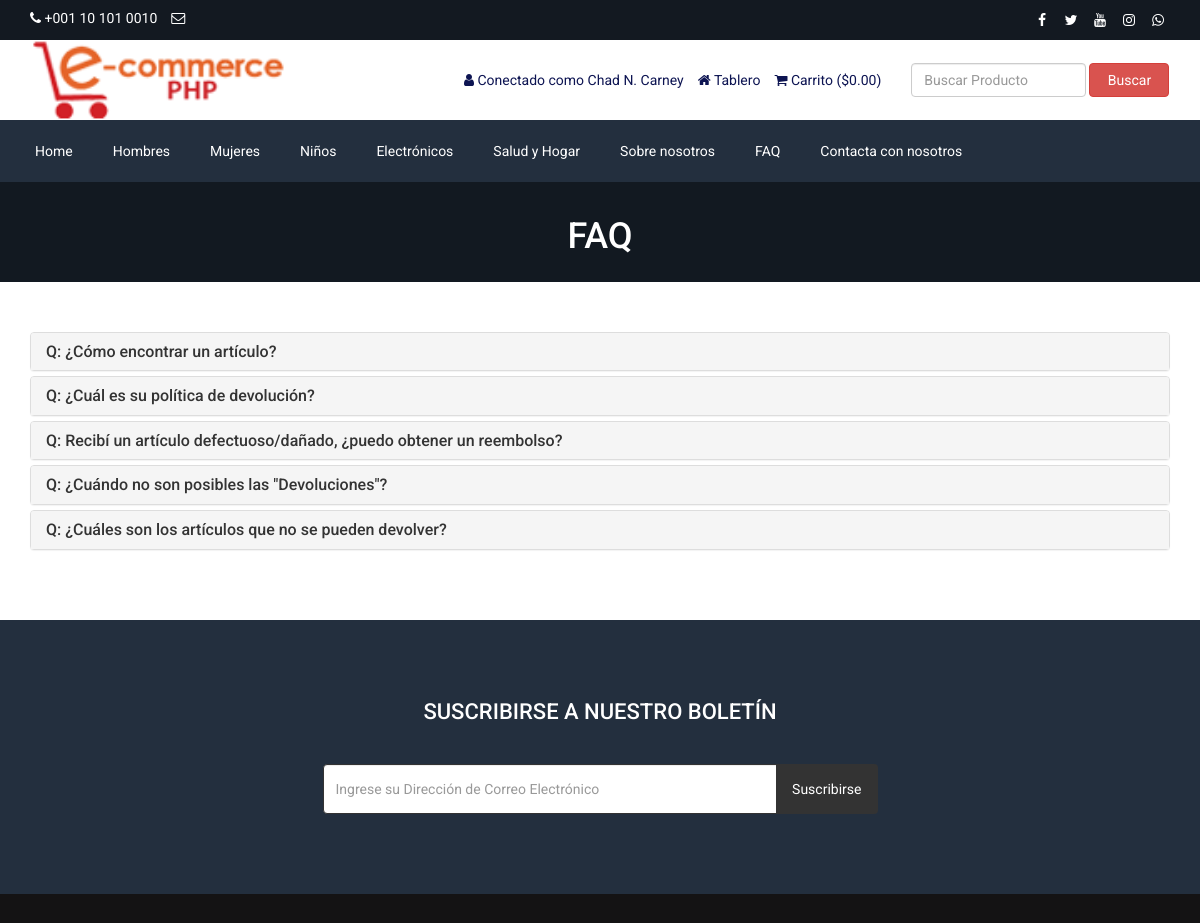
/faq.php (signed in), run on the app's committed database.
### tables this page shows
CREATE TABLE `tbl_settings` (
  `id` int(11) NOT NULL,
  `logo` varchar(255) NOT NULL,
  `favicon` varchar(255) NOT NULL,
  `footer_about` text NOT NULL,
  `footer_copyright` text NOT NULL,
  `contact_address` text NOT NULL,
  `contact_email` varchar(255) NOT NULL,
  `contact_phone` varchar(255) NOT NULL,
  `contact_fax` varchar(255) NOT NULL,
  `contact_map_iframe` text NOT NULL,
  `receive_email` varchar(255) NOT NULL,
  `receive_email_subject` varchar(255) NOT NULL,
  `receive_email_thank_you_message` text NOT NULL,
  `forget_password_message` text NOT NULL,
  `total_recent_post_footer` int(10) NOT NULL,
  `total_popular_post_footer` int(10) NOT NULL,
  `total_recent_post_sidebar` int(11) NOT NULL,
  `total_popular_post_sidebar` int(11) NOT NULL,
  `total_featured_product_home` int(11) NOT NULL,
  `total_latest_product_home` int(11) NOT NULL,
  `total_popular_product_home` int(11) NOT NULL,
  `meta_title_home` text NOT NULL,
  `meta_keyword_home` text NOT NULL,
  `meta_description_home` text NOT NULL,
  `banner_login` text NOT NULL,
  `banner_registration` text NOT NULL,
  `banner_forget_password` text NOT NULL,
  `banner_reset_password` text NOT NULL,
  `banner_search` text NOT NULL,
  `banner_cart` text NOT NULL,
  `banner_checkout` text NOT NULL,
  `banner_product_category` text NOT NULL,
  `banner_blog` text NOT NULL,
  `cta_title` varchar(255) NOT NULL,
  `cta_content` text NOT NULL,
  `cta_read_more_text` varchar(255) NOT NULL,
  `cta_read_more_url` varchar(255) NOT NULL,
  `cta_photo` varchar(255) NOT NULL,
  `featured_product_title` varchar(255) NOT NULL,
  `featured_product_subtitle` varchar(255) NOT NULL,
  `latest_product_title` varchar(255) NOT NULL,
  `latest_product_subtitle` varchar(255) NOT NULL,
  `popular_product_title` varchar(255) NOT NULL,
  `popular_product_subtitle` varchar(255) NOT NULL,
  `testimonial_title` varchar(255) NOT NULL,
  `testimonial_subtitle` varchar(255) NOT NULL,
  `testimonial_photo` varchar(255) NOT NULL,
  `blog_title` varchar(255) NOT NULL,
  `blog_subtitle` varchar(255) NOT NULL,
  `newsletter_text` text NOT NULL,
  `paypal_email` varchar(255) NOT NULL,
  `stripe_public_key` varchar(255) NOT NULL,
  `stripe_secret_key` varchar(255) NOT NULL,
  `bank_detail` text NOT NULL,
  `before_head` text NOT NULL,
  `after_body` text NOT NULL,
  `before_body` text NOT NULL,
  `home_service_on_off` int(11) NOT NULL,
  `home_welcome_on_off` int(11) NOT NULL,
  `home_featured_product_on_off` int(11) NOT NULL,
  `home_latest_product_on_off` int(11) NOT NULL,
  `home_popular_product_on_off` int(11) NOT NULL,
  `home_testimonial_on_off` int(11) NOT NULL,
  `home_blog_on_off` int(11) NOT NULL,
  `newsletter_on_off` int(11) NOT NULL,
  `ads_above_welcome_on_off` int(1) NOT NULL,
  `ads_above_featured_product_on_off` int(1) NOT NULL,
  `ads_above_latest_product_on_off` int(1) NOT NULL,
  `ads_above_popular_product_on_off` int(1) NOT NULL,
  `ads_above_testimonial_on_off` int(1) NOT NULL,
  `ads_category_sidebar_on_off` int(1) NOT NULL
);

CREATE TABLE `tbl_social` (
  `social_id` int(11) NOT NULL,
  `social_name` varchar(30) NOT NULL,
  `social_url` varchar(255) NOT NULL,
  `social_icon` varchar(30) NOT NULL
);

CREATE TABLE `tbl_top_category` (
  `tcat_id` int(11) NOT NULL,
  `tcat_name` varchar(255) NOT NULL,
  `show_on_menu` int(1) NOT NULL
);

CREATE TABLE `tbl_page` (
  `id` int(11) NOT NULL,
  `about_title` varchar(255) NOT NULL,
  `about_content` text NOT NULL,
  `about_banner` varchar(255) NOT NULL,
  `about_meta_title` varchar(255) NOT NULL,
  `about_meta_keyword` text NOT NULL,
  `about_meta_description` text NOT NULL,
  `faq_title` varchar(255) NOT NULL,
  `faq_banner` varchar(255) NOT NULL,
  `faq_meta_title` varchar(255) NOT NULL,
  `faq_meta_keyword` text NOT NULL,
  `faq_meta_description` text NOT NULL,
  `blog_title` varchar(255) NOT NULL,
  `blog_banner` varchar(255) NOT NULL,
  `blog_meta_title` varchar(255) NOT NULL,
  `blog_meta_keyword` text NOT NULL,
  `blog_meta_description` text NOT NULL,
  `contact_title` varchar(255) NOT NULL,
  `contact_banner` varchar(255) NOT NULL,
  `contact_meta_title` varchar(255) NOT NULL,
  `contact_meta_keyword` text NOT NULL,
  `contact_meta_description` text NOT NULL,
  `pgallery_title` varchar(255) NOT NULL,
  `pgallery_banner` varchar(255) NOT NULL,
  `pgallery_meta_title` varchar(255) NOT NULL,
  `pgallery_meta_keyword` text NOT NULL,
  `pgallery_meta_description` text NOT NULL,
  `vgallery_title` varchar(255) NOT NULL,
  `vgallery_banner` varchar(255) NOT NULL,
  `vgallery_meta_title` varchar(255) NOT NULL,
  `vgallery_meta_keyword` text NOT NULL,
  `vgallery_meta_description` text NOT NULL
);

CREATE TABLE `tbl_faq` (
  `faq_id` int(11) NOT NULL,
  `faq_title` varchar(255) NOT NULL,
  `faq_content` text NOT NULL
);

### faq.php (the view, shortened to what this page needs)
<?php require_once('header.php'); ?>
<?php
$statement = $pdo->prepare("SELECT * FROM tbl_page WHERE id=1");
$statement->execute();
$result = $statement->fetchAll(PDO::FETCH_ASSOC);
foreach ($result as $row) {
    $faq_title = $row['faq_title'];
    $faq_banner = $row['faq_banner'];
}
?>
<div class="page-banner" style="background-image: url(assets/uploads/<?php echo $faq_banner; ?>);">
    <div class="inner">
        <h1><?php echo $faq_title; ?></h1>
    </div>
</div>
<div class="page">
    <div class="container">
        <div class="row">
            <div class="col-md-12">
                <div class="panel-group" id="faqAccordion">
                    <?php
                    $statement = $pdo->prepare("SELECT * FROM tbl_faq");
                    $statement->execute();
                    $result = $statement->fetchAll(PDO::FETCH_ASSOC);
                    foreach ($result as $row) {
                        ?>
                        <div class="panel panel-default">
                            <div class="panel-heading accordion-toggle question-toggle collapsed" data-toggle="collapse" data-parent="#faqAccordion" data-target="#question<?php echo $row['faq_id']; ?>">
                                <h4 class="panel-title">
                                    Q: <?php echo $row['faq_title']; ?>
                                </h4>
                            </div>
                        </div>
                        <?php
                    }
                    ?>
                </div>
            </div>
        </div>
    </div>
</div>
<?php require_once('footer.php'); ?>

### header.php (shortened to what this page needs)
<?php
include("admin/inc/config.php");
$statement = $pdo->prepare("SELECT * FROM tbl_settings WHERE id=1");
$statement->execute();
$result = $statement->fetchAll(PDO::FETCH_ASSOC);
foreach ($result as $row)
{
	$logo = $row['logo'];
	$contact_email = $row['contact_email'];
	$contact_phone = $row['contact_phone'];
}
?>
<!DOCTYPE html>
<html lang="en">
<head>
	<link rel="stylesheet" href="assets/css/bootstrap.min.css">
	<link rel="stylesheet" href="assets/css/font-awesome.min.css">
	<link rel="stylesheet" href="assets/css/owl.carousel.min.css">
	<link rel="stylesheet" href="assets/css/owl.theme.default.min.css">
	<link rel="stylesheet" href="assets/css/jquery.bxslider.min.css">
    <link rel="stylesheet" href="assets/css/magnific-popup.css">
    <link rel="stylesheet" href="assets/css/rating.css">
	<link rel="stylesheet" href="assets/css/spacing.css">
	<link rel="stylesheet" href="assets/css/bootstrap-touch-slider.css">
	<link rel="stylesheet" href="assets/css/animate.min.css">
	<link rel="stylesheet" href="assets/css/tree-menu.css">
	<link rel="stylesheet" href="assets/css/select2.min.css">
	<link rel="stylesheet" href="assets/css/main.css">
	<link rel="stylesheet" href="assets/css/responsive.css">
	<?php
	$statement = $pdo->prepare("SELECT * FROM tbl_page WHERE id=1");
	$statement->execute();
	$result = $statement->fetchAll(PDO::FETCH_ASSOC);
		?>
</head>
<body>
<div class="top">
	<div class="container">
		<div class="row">
			<div class="col-md-6 col-sm-6 col-xs-12">
				<div class="left">
					<ul>
						<li><i class="fa fa-phone"></i> <?php echo $contact_phone; ?></li>
						<li><i class="fa fa-envelope-o"></i> <?php echo $contact_email; ?></li>
					</ul>
				</div>
			</div>
			<div class="col-md-6 col-sm-6 col-xs-12">
				<div class="right">
					<ul>
						<?php
						$statement = $pdo->prepare("SELECT * FROM tbl_social");
						$statement->execute();
						$result = $statement->fetchAll(PDO::FETCH_ASSOC);
						foreach ($result as $row) {
							?>
							<?php if($row['social_url'] != ''): ?>
							<li><a href="<?php echo $row['social_url']; ?>"><i class="<?php echo $row['social_icon']; ?>"></i></a></li>
							<?php endif; ?>
							<?php
						}
						?>
					</ul>
				</div>
			</div>
		</div>
	</div>
</div>
<div class="header">
	<div class="container">
		<div class="row inner">
			<div class="col-md-4 logo">
				<a href="index.php"><img src="assets/uploads/<?php echo $logo; ?>" alt="logo image"></a>
			</div>
			<div class="col-md-5 right">
				<ul>
					<?php
					if(isset($_SESSION['customer'])) {
						?>
						<li><i class="fa fa-user"></i> <?php echo LANG_VALUE_13; ?> <?php echo $_SESSION['customer']['cust_name']; ?></li>
						<li><a href="dashboard.php"><i class="fa fa-home"></i> <?php echo LANG_VALUE_89; ?></a></li>
						<?php
					} else {
						?>
						<li><a href="login.php"><i class="fa fa-sign-in"></i> <?php echo LANG_VALUE_9; ?></a></li>
						<li><a href="registration.php"><i class="fa fa-user-plus"></i> <?php echo LANG_VALUE_15; ?></a></li>
						<?php
					}
					?>
					<li><a href="cart.php"><i class="fa fa-shopping-cart"></i> <?php echo LANG_VALUE_18; ?> (<?php echo LANG_VALUE_1; ?><?php
					if(isset($_SESSION['cart_p_id'])) {
						$table_total_price = 0;
						$i=0;
	                    foreach($_SESSION['cart_p_qty'] as $key => $value)
	                    {
	                        $i++;
	                        $arr_cart_p_qty[$i] = $value;
	                    }                    $i=0;
	                    foreach($_SESSION['cart_p_current_price'] as $key => $value)
	                    {
	                        $i++;
	                        $arr_cart_p_current_price[$i] = $value;
	                    }
	                    for($i=1;$i<=count($arr_cart_p_qty);$i++) {
	                    	$row_total_price = $arr_cart_p_current_price[$i]*$arr_cart_p_qty[$i];
	                        $table_total_price = $table_total_price + $row_total_price;
	                    }
						echo $table_total_price;
					} else {
						echo '0.00';
					}
					?>)</a></li>
				</ul>
			</div>
			<div class="col-md-3 search-area">
				<form class="navbar-form navbar-left" role="search" action="search-result.php" method="get">
					<div class="form-group">
						<input type="text" class="form-control search-top" placeholder="<?php echo LANG_VALUE_2; ?>" name="search_text">
					</div>
					<button type="submit" class="btn btn-danger"><?php echo LANG_VALUE_3; ?></button>
				</form>
			</div>
		</div>
	</div>
</div>
<div class="nav">
	<div class="container">
		<div class="row">
			<div class="col-md-12 pl_0 pr_0">
				<div class="menu-container">
					<div class="menu">
						<ul>
							<li><a href="index.php">Home</a></li>
							<?php
							$statement = $pdo->prepare("SELECT * FROM tbl_top_category WHERE show_on_menu=1");
							$statement->execute();
							$result = $statement->fetchAll(PDO::FETCH_ASSOC);
							foreach ($result as $row) {
								?>
								<li><a href="product-category.php?id=<?php echo $row['tcat_id']; ?>&type=top-category"><?php echo $row['tcat_name']; ?></a>
								</li>
								<?php
							}
							?>
							<?php
							$statement = $pdo->prepare("SELECT * FROM tbl_page WHERE id=1");
							$statement->execute();
							$result = $statement->fetchAll(PDO::FETCH_ASSOC);
							foreach ($result as $row) {
								$about_title = $row['about_title'];
								$faq_title = $row['faq_title'];
								$contact_title = $row['contact_title'];
							}
							?>
							<li><a href="about.php"><?php echo $about_title; ?></a></li>
							<li><a href="faq.php"><?php echo $faq_title; ?></a></li>
							<li><a href="contact.php"><?php echo $contact_title; ?></a></li>
						</ul>
					</div>
				</div>
			</div>
		</div>
	</div>
</div>

### assets/css/main.css (style rules this page uses)
* { margin: 0; padding: 0; }
body { font-family: "Roboto", sans-serif; font-size: 14px; }
h1, h2, h3, h4, h5, h6 { font-family: "Roboto", sans-serif; }
a { text-decoration: none; }
.top { width: 100%; height: 40px; background: #131921; }
.top .left { float: left; }
.top .left ul { padding-top: 8px; }
.top .left ul li { list-style-type: none; float: left; margin-right: 14px; color: white; }
.top .left ul li i { color: white; }
.top .right { float: right; }
.top .right ul { padding-top: 8px; }
.top .right ul li { list-style-type: none; float: left; margin-left: 5px; }
.top .right ul li a { color: white; width: 24px; height: 24px; line-height: 24px; text-align: center; border-radius: 50%; display: block; transition: all 0.4s ease; }
.header { width: 100%; height: auto; background: #fff; }
.header .inner { height: auto; display: table; }
.header .logo { float: none; display: table-cell; vertical-align: middle; }
.header .logo img { max-width: 100%; height: 80px; }
.header .navbar-form .form-control { width: 300px; }
.header .search-area { float: none; display: table-cell; vertical-align: middle; }
.header .search-area .form-group { width: calc(100% - 84px); }
.header .search-area button { width: 80px; }
.header .search-area form { width: 100%; }
.header .right { float: none; display: table-cell; vertical-align: middle; padding-right: 0; }
.header .right ul { float: right; margin-bottom: 0; }
.header .right ul li { list-style-type: none; float: left; margin-left: 14px; color: #0d1452; }
.header .right ul li a { color: #0d1452; }
.header .navbar-form .search-top { width: 100%; }
.nav { background: #232f3e; }
.menu-container { width: 100%; margin: 0 auto; background: #232f3e; }
.menu-dropdown-icon:before { content: "\f067"; font-family: "FontAwesome"; display: none; cursor: pointer; float: right; padding: 1.5em 2em; background: #fff; color: #333; }
.menu > ul { margin: 0 auto; width: 100%; list-style: none; padding: 0; position: relative; box-sizing: border-box; }
.menu > ul:before, .menu > ul:after { content: ""; display: table; }
.menu > ul:after { clear: both; }
.menu > ul > li { float: left; padding: 0; margin: 0; }
.menu > ul > li a { text-decoration: none; padding: 1.5em 20px; display: block; color: #fff; }
.page-banner { width: 100%; height: auto; background-repeat: no-repeat; background-position: center center; -webkit-background-size: cover; background-size: cover; position: relative; padding-top: 15px; padding-bottom: 15px; overflow: hidden; }
.page-banner h1 { color: #fff; text-align: center; z-index: 999; position: relative; }
.page { width: 100%; height: auto; padding-top: 50px; padding-bottom: 50px; }

### assets/css/responsive.css (style rules this page uses)
@media only screen and (min-width: 992px) { .header .inner { width: 100%; } }
@media only screen and (min-width: 992px) { .header .search-area { padding-right: 0; } }
@media only screen and (min-width: 992px) { .header .search-area form { padding-right: 0; } }
@media only screen and (min-width: 992px) { .header .container { padding-right: 0; } }

### data on the page
tbl_settings: contact_phone "+001 10 101 0010", logo (picture)
tbl_top_category: tcat_name "Hombres"
tbl_top_category: tcat_name "Mujeres"
tbl_top_category: tcat_name "Niños"
tbl_top_category: tcat_name "Electrónicos"
tbl_top_category: tcat_name "Salud y Hogar"
tbl_page: about_title "Sobre nosotros", faq_title "FAQ", contact_title "Contacta con nosotros", faq_banner (picture)
tbl_faq: faq_title "¿Cómo encontrar un artículo?"
tbl_faq: faq_title "¿Cuál es su política de devolución?"
tbl_faq: faq_title "Recibí un artículo defectuoso/dañado, ¿puedo obtener un reembolso?"
tbl_faq: faq_title "¿Cuándo no son posibles las \"Devoluciones\"?"
tbl_faq: faq_title "¿Cuáles son los artículos que no se pueden devolver?"

### other printed values
LANG_VALUE_13 "Conectado como"
$_SESSION['customer']['cust_name'] "Chad N. Carney"
LANG_VALUE_89 "Tablero"
LANG_VALUE_18 "Carrito"
LANG_VALUE_1 "$"
LANG_VALUE_3 "Buscar"
LANG_VALUE_93 "SUSCRIBIRSE A NUESTRO BOLETÍN"
LANG_VALUE_92 "Suscribirse"
